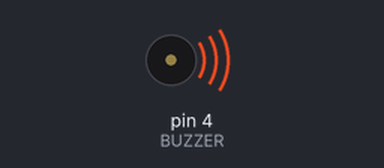
This sketch was run on a simulated Arduino Uno, built with avr-gcc and run on an emulated ATmega328P. Parts: buzzer (waves = sounding).

Above: at 0.1 s.
At 20.2 s:
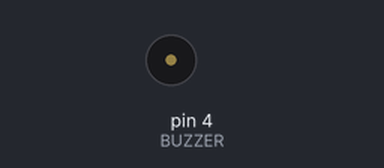
Timing chart, 0 to 21.7 s (numbered marks = the images above):
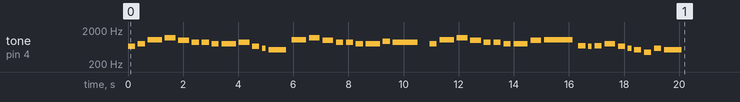

The sketch:

song.ino
```cpp
const int BUZZER = 4;
char note[] = "egCDBAAggAedc0CDBAAggpA00gCDBAAggBC0fefgedcadc";
char beat[] = "2243322243215043322242710243322243802123212225";
int note_length = sizeof(note)/sizeof(note[0])-1;

int tempo = 130;

int freq(char note) {
  char note_name[] = {'0', 'a', 'b', 'c', 'd', 'e', 'f', 'g', 'A', 'p','B', 'C', 'D'};
  int note_freq[] = {0, 440, 494, 523, 587, 659, 698, 784, 880, 932, 987, 1047, 1174};

  for (int i = 0; i < sizeof(note_name)/sizeof(note_name[0]);i++) {
      if(note_name[i] == note) {
        return note_freq[i];
      }
  }
}

int duration(char beat) {
  return beat - '0';
}

void setup() {
  for(int i=0;i<note_length;i++) {
      if(note[i] != ' ') {
        tone(BUZZER, freq(note[i]));
      }
      delay (tempo*duration(beat[i]));

      noTone(BUZZER);
      delay(100);
  }
}
void loop() {

}
```
